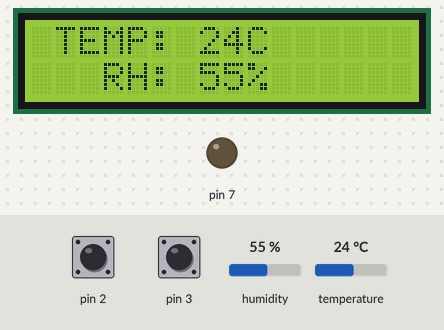
A sketch run on a simulated Arduino Uno, built with avr-gcc and run on an emulated ATmega328P. Shown: 16×2 character LCD, output pins drawn as LEDs (lit = HIGH). The test bench sets the inputs (shaded band); at power-on: pin 2 LOW, pin 3 HIGH, humidity 55 %, temperature 24 °C. Sleep ends after the set time or at an interrupt.

Above: at 0.2 s.
At 15.1 s:
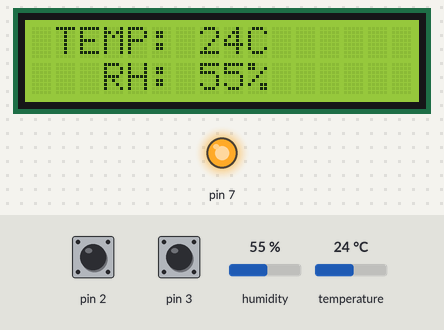
Timing chart, 0 to 124.5 s (numbered marks = the images above):
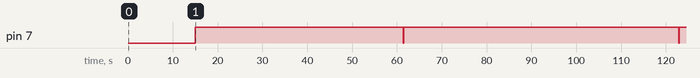

The sketch:

measure.ino
```cpp
// (licence header left out)
/***************************** Function *************************************
 1)The uHex is in sleep state until Timer is overtime or Button is pressed
 1)The uHex sample data every 1 minute. If button is pressed the average data will be display
   on the LCD screen. After some seconds, it will go to sleep again.

 ***************************** Hardware *************************************
  uHex Pin  --  Module                      --     Library
    2           Button  (High lever when pressed)
    9           DHT11                              http://www.dfrobot.com/index.php?route=product/product&product_id=174&search=dht11&description=true
   I2C          LCD1602                            http://www.dfrobot.com/index.php?route=product/product&product_id=135&search=lcd&description=true
 ******************************************************************************/

#include <Wire.h>
#include <LiquidCrystal_I2C.h>
#include <dht11.h>

#include "microPoly.h"


/** Global varibles **/
#define DHT_PIN 9
dht11 myDHT;
LiquidCrystal_I2C myLCD(0x20,16,2);


#define SAMPLE_NUM 3
#define INVALID_DATA (-200)

typedef struct
{
  int temperature;
  int humidity;
}Data_struct;

typedef struct
{
  char index;
  Data_struct data[SAMPLE_NUM];
}DataStore_struct;

DataStore_struct DataStore;


/**Main program**/
void setup()
{
 /**set waking condition from sleep state**/
 /*Button*/
 pinMode( 2, INPUT);      //or INPUT_PULLUP
 PolyuHex.addPinTrigger( 2, HIGH );

 /*Timer*/
 PolyuHex.setTimer(TIMER_MINUTE, 1);

 /** application init **/
 DataStore_init();

 initModule();

}

void loop()
{
  int errorCode, data;

  /**Deal timer, sample data from DHT22 and save data**/
  if ( PolyuHex.isTimerOut() )
  {
    /**get data**/
    errorCode = myDHT.read(DHT_PIN);

    /**save data**/
    if ( DHTLIB_OK == errorCode )
    {
      DataStore_putData(myDHT.temperature, myDHT.humidity);
    }


    /**set overtime before sleep**/
    PolyuHex.setRunOvertime(0);
  }


  /**deal button, display average temperature and humidity from DataStore**/
  if ( PolyuHex.isPinTriggered() )
  {
    /**show data**/
    myLCD.clear();
    myLCD.backlight();
    myLCD.setCursor(1, 0);
    myLCD.print("TEMP: ");

    data = DataStore_getTemperatureAverage();
    if ( INVALID_DATA != data )
    {
        myLCD.print(data);
        myLCD.print("C");
    }
    else
    {
      myLCD.print("Sorry");
    }


    myLCD.setCursor(1, 1);
    myLCD.print("  RH: ");

    data = DataStore_getHumidityAverage();
    if ( INVALID_DATA != data )
    {
        myLCD.print(data);
        myLCD.print("%");
    }
    else
    {
      myLCD.print("Sorry");
    }

    /**set overtime before sleep**/
    PolyuHex.setRunOvertime(15);
  }


  /**Goto sleep if timeout. Overtime will use the longest time if it is setted by different value**/
  if ( PolyuHex.isRunOvertime() )
  {
    PolyuHex.sleep();  //the program will stop here until be waked, and run again from here

    /**some modules need reinitialize after wake**/
    initModule();
  }

}

/**Fuctions**/
void initModule()
{
  myLCD.init();
  myLCD.noBacklight();
}


void DataStore_init()
{
  DataStore.index = 0;
  for ( char i = 0; i < SAMPLE_NUM; i++ )
  {
    DataStore.data[i].temperature = INVALID_DATA;
    DataStore.data[i].humidity = INVALID_DATA;

  }
}

void DataStore_putData( int temperature, int humidity )
{
  char &index = DataStore.index;

  DataStore.data[index].temperature = temperature;
  DataStore.data[index].humidity = humidity;
}

int DataStore_getTemperatureAverage()
{
  int temperature, data;
  char num;

  data = 0;
  num = 0;

  for ( char i = 0; i < SAMPLE_NUM; i++ )
  {
    temperature = DataStore.data[i].temperature;
    if ( temperature != INVALID_DATA )
    {
      data += temperature;
      num++;
    }
  }

  if ( 0 == num )
  {
    return INVALID_DATA;
  }
  else
  {
    return (data/num);
  }

}

int DataStore_getHumidityAverage()
{
  int humidity, data;
  char num;

  data = 0;
  num = 0;

  for ( char i = 0; i < SAMPLE_NUM; i++ )
  {
    humidity = DataStore.data[i].humidity;
    if ( humidity != INVALID_DATA )
    {
      data += humidity;
      num++;
    }
  }

  if ( 0 == num )
  {
    return INVALID_DATA;
  }
  else
  {
    return (data/num);
  }

}
```

Measured:
- by itself, pin 7: goes HIGH 46.4 s, LOW 0.11 s, HIGH 61.3 s, LOW 0.11 s, then HIGH
